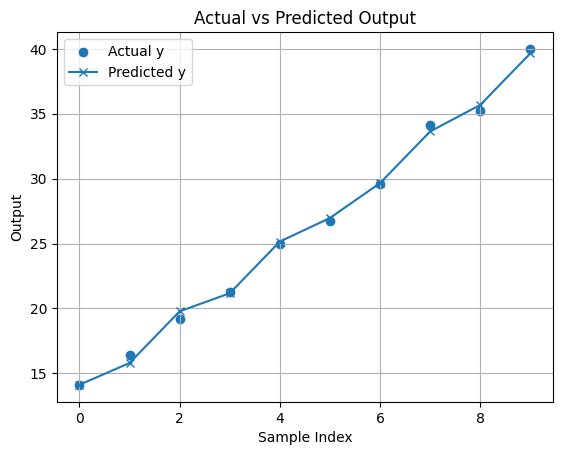

Source code (Python):
"""Multivariate"""
import pandas as pd
import matplotlib.pyplot as plt
n = (input("Enter the number of samples: "))
m = int(input("Enter the number of features: "))
y=[]
d = []
for i in range(n):
    d1 = [1]
    for j in range(m):
        val = float(input(f"Enter element of {i+1},{j+1}: "))
        d1.append(val)

    d.append(d1)
    Y = float(input(f"Enter the output y{i+1}: "))
    y.append(Y)

x = pd.DataFrame(d, columns=[f"x{j}" for j in range(m+1)])
x["y"] = y
print(x)
previous_J=float('inf')
alpha=float(input("enter the alpha:"))

t=[0.0 for i in range(m+1)]

b=0.000000001
while True:
    dt=[0.0 for i in range(m+1)]
    t1=0
    for i in range (n):
        xi = x.iloc[i, :-1].values # it will take all column except last column
        h =sum(t[j] * xi[j] for j in range(m+1))
        a=h-y[i]
        t1+=(a**2)
        for j in range(m+1):
            dt[j] += a * xi[j]

    J=t1/(2*n)
    if abs(previous_J-J)<b:
        break
    previous_J=J
    for j in range(m+1):
       t[j] = t[j] - alpha * dt[j] / n
print(t)

Xi = x.iloc[:, :-1].values

y_pred = []

for xi in Xi:
    pred = 0
    for j in range(m+1):
        pred += t[j] * xi[j]
    y_pred.append(pred)
plt.scatter(range(n), y, label="Actual y", marker='o')
plt.plot(range(n), y_pred, label="Predicted y", marker='x')
plt.xlabel("Sample Index")
plt.ylabel("Output")
plt.title("Actual vs Predicted Output")
plt.legend()
plt.grid(True)
plt.show()
# Add predicted values as a new column
x["y_pred"] = y_pred
print("\nDataset with Actual and Predicted y values:")
print(x)

"""
x_new = [1]  # start with x0 =1

for j in range(m):
    val = float(input(f"Enter value for feature x{j+1}: "))
    x_new.append(val)

# Step 2: Predict y
y_new = sum(t[j] * x_new[j] for j in range(m+1))

# Step 3: Print result
print(f"Predicted y for input {x_new[1:]} is: {y_new}")"""


"""Enter the number of samples: 10
Enter the number of features: 3
Enter element of 1,1: 1
Enter element of 1,2: 2
Enter element of 1,3: 3
Enter the output y1: 14.1
Enter element of 2,1: 2
Enter element of 2,2: 1
Enter element of 2,3: 4
Enter the output y2: 16.4
Enter element of 3,1: 3
Enter element of 3,2: 2
Enter element of 3,3: 5
Enter the output y3: 19.2
Enter element of 4,1: 4
Enter element of 4,2: 3
Enter element of 4,3: 2
Enter the output y4: 21.3
Enter element of 5,1: 5
Enter element of 5,2: 4
Enter element of 5,3: 3
Enter the output y5: 25
Enter element of 6,1: 6
Enter element of 6,2: 2
Enter element of 6,3: 6
Enter the output y6: 26.7
Enter element of 7,1: 7
Enter element of 7,2: 3
Enter element of 7,3: 5
Enter the output y7: 29.6
Enter element of 8,1: 8
Enter element of 8,2: 4
Enter element of 8,3: 6
Enter the output y8: 34.1
Enter element of 9,1: 9
Enter element of 9,2: 5
Enter element of 9,3: 4
Enter the output y9: 35.2
Enter element of 10,1: 10
Enter element of 10,2: 6
Enter element of 10,3: 5
Enter the output y10: 40
   x0    x1   x2   x3     y
0   1   1.0  2.0  3.0  14.1
1   1   2.0  1.0  4.0  16.4
2   1   3.0  2.0  5.0  19.2
3   1   4.0  3.0  2.0  21.3
4   1   5.0  4.0  3.0  25.0
5   1   6.0  2.0  6.0  26.7
6   1   7.0  3.0  5.0  29.6
7   1   8.0  4.0  6.0  34.1
8   1   9.0  5.0  4.0  35.2
9   1  10.0  6.0  5.0  40.0
enter the alpha:.01
[np.float64(7.6831785449790235), np.float64(2.183152870180875), np.float64(1.1523675526888277), np.float64(0.646885703819093)]


Dataset with Actual and Predicted y values:
   x0    x1   x2   x3     y     y_pred
0   1   1.0  2.0  3.0  14.1  14.111724
1   1   2.0  1.0  4.0  16.4  15.789395
2   1   3.0  2.0  5.0  19.2  19.771801
3   1   4.0  3.0  2.0  21.3  21.166664
4   1   5.0  4.0  3.0  25.0  25.149070
5   1   6.0  2.0  6.0  26.7  26.968145
6   1   7.0  3.0  5.0  29.6  29.656780
7   1   8.0  4.0  6.0  34.1  33.639186
8   1   9.0  5.0  4.0  35.2  35.680935
9   1  10.0  6.0  5.0  40.0  39.663341
\nx_new = [1]  # start with x0 =1\n\nfor j in range(m):\n    val = float(input(f"Enter value for feature x{j+1}: "))\n    x_new.append(val)\n\n# Step 2: Predict y\ny_new = sum(t[j] * x_new[j] for j in range(m+1))\n\n# Step 3: Print result\nprint(f"Predicted y for input {x_new[1:]} is: {y_new}")
"""
